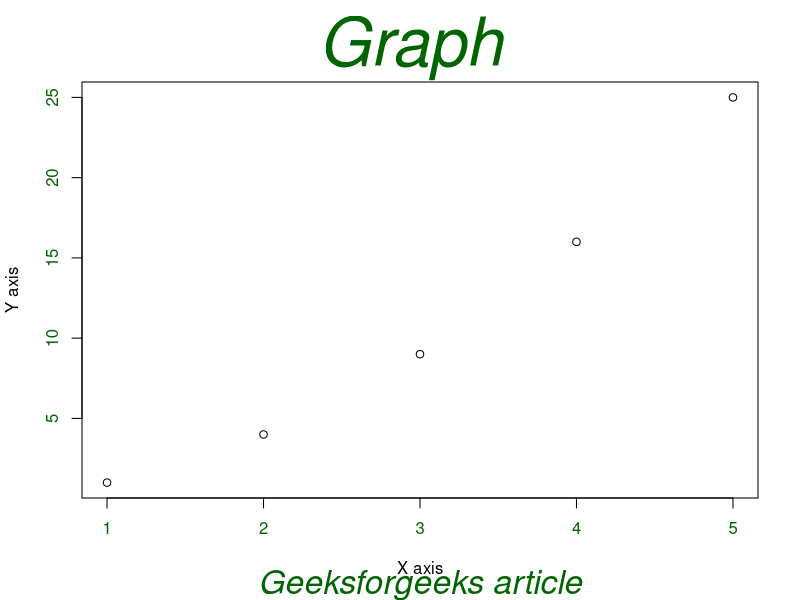

The R source for this figure:
x<-1:5; y<-x*x 

# Creating a plot 
plot(x, y, main = "", xlab = "", ylab = "", 
     col.axis = "darkgreen") 

# Calling title() function 
title(main = "Graph ", sub = "Geeksforgeeks article", 
      xlab = "X axis", ylab = "Y axis", 
      cex.main = 4, font.main = 3, col.main = "darkgreen", 
      cex.sub = 2, font.sub = 3, col.sub = "darkgreen", 
      col.lab ="black"
) 